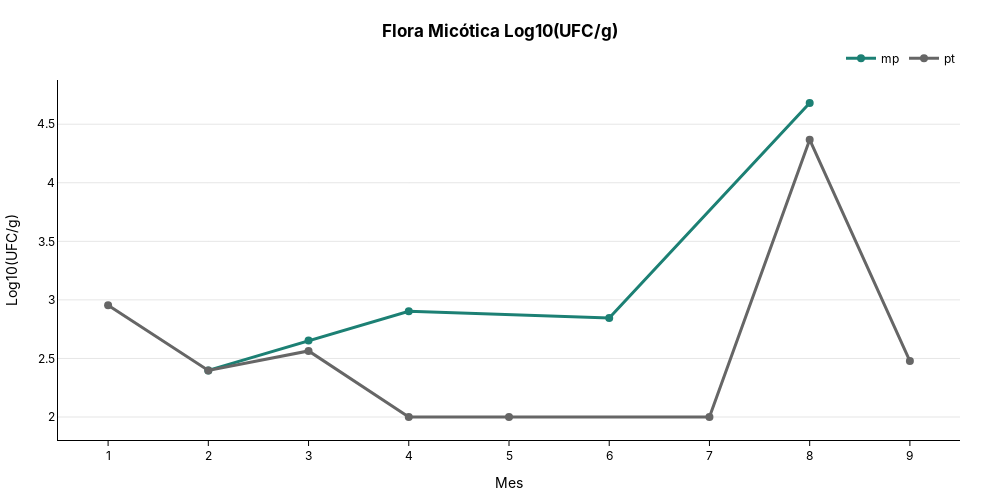

This figure's notebook cell:
### Code cell
fig3 = plot_line(
    all_samples_month[all_samples_month["log_yeasts_molds_cfu_g_num"].notnull()],
    x_col="month",
    y_col="log_yeasts_molds_cfu_g_num",
    group_col="sample",
    title="Flora Micótica Log10(UFC/g)",
     x_title="Mes",
    y_title="Log10(UFC/g)",
)
fig3.show()

### Figure 1 — Plotly figure (JSON) as saved in the notebook; plotly's stock layout.template omitted (floating-point values rounded to 4 significant figures)
{"data": [{"hovertemplate": "<b>month:</b> %{x}<br><b>mp:</b> %{y:.1f}<br><extra></extra>", "line": {"color": "#1C8074", "shape": "linear", "width": 3}, "marker": {"color": "#1C8074", "size": 8}, "mode": "lines+markers", "name": "mp", "type": "scatter", "x": [2, 3, 4, 6, 8], "y": [2.398, 2.653, 2.903, 2.845, 4.681]}, {"hovertemplate": "<b>month:</b> %{x}<br><b>pt:</b> %{y:.1f}<br><extra></extra>", "line": {"color": "#666666", "shape": "linear", "width": 3}, "marker": {"color": "#666666", "size": 8}, "mode": "lines+markers", "name": "pt", "type": "scatter", "x": [1, 2, 3, 4, 5, 7, 8, 9], "y": [2.954, 2.398, 2.564, 2, 2, 2, 4.368, 2.477]}], "layout": {"font": {"color": "black", "family": "Inter, Arial, sans-serif"}, "height": 500, "hovermode": "x unified", "legend": {"orientation": "h", "title": {"text": ""}, "x": 1, "xanchor": "right", "y": 1.02, "yanchor": "bottom"}, "margin": {"b": 40, "l": 40, "r": 40, "t": 80}, "paper_bgcolor": "rgba(0,0,0,0)", "plot_bgcolor": "rgba(0,0,0,0)", "title": {"text": "<b>Flora Micótica Log10(UFC/g)<b>", "x": 0.5, "xanchor": "center", "y": 0.95, "yanchor": "top"}, "width": 1000, "xaxis": {"linecolor": "black", "linewidth": 1, "showline": true, "tickcolor": "black", "ticks": "outside", "title": {"text": "Mes"}}, "yaxis": {"gridcolor": "rgba(0,0,0,0.1)", "linecolor": "black", "linewidth": 1, "showgrid": true, "showline": true, "title": {"text": "Log10(UFC/g)"}, "zeroline": true, "zerolinecolor": "rgba(0,0,0,0.2)"}}}
